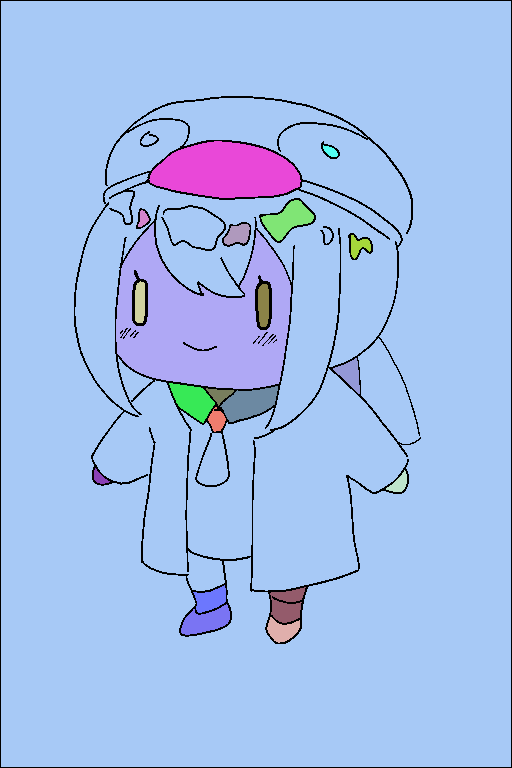
#> input picture linefiller_v2/output/fills_with_lines.png, 512 x 768 px
$ python main_new_v13.py --image output/fills_with_lines.png
#> lines starting #> are read from the running program, lines starting #| are printed output that depends on the picture
### kiseki/logging.py
import os
import time
import cProfile, pstats, io
from rich.logging import RichHandler
from rich.console import Console
from rich.table import Table

import logging

log_dir = "logs"
os.makedirs(log_dir, exist_ok=True)


def setup_config():
    logging.basicConfig(
        level=logging.INFO,
        format="%(asctime)s [%(levelname)s]: %(message)s",
        datefmt="%Y-%m-%d %H:%M:%S",
        handlers=[RichHandler()],
    )


setup_config()
# Log the log_postfix value
logger = logging.getLogger("rich")
console = Console()


class ProfilerStopException(Exception):
    """Exception raised when profiler reaches a stop point"""
    pass

class Profiler:
    def __init__(self, name, sort_stats="cumtime", limit=50, stop=False):
        self.name = name
        self.profiler = cProfile.Profile()
        self.limit = limit
        self.sort_stats = sort_stats
        self.stop = stop

    def __enter__(self):
        self.start_time = time.time()
        self.profiler.enable()
        return self

    def __exit__(self, exc_type, exc_val, exc_tb):
        self.profiler.disable()
        self.end_time = time.time()
        duration = self.end_time - self.start_time

        # Capture stats output as text
        s = io.StringIO()
        stats = pstats.Stats(self.profiler, stream=s).sort_stats(self.sort_stats)
        stats.print_stats(self.limit)
        profile_text = s.getvalue()

        # Parse and render with rich table
        self.render_stats_table(profile_text)

        logger.info(f"{self.name} took {duration:.4f} seconds\n")
        if self.stop:
            raise ProfilerStopException(f"Profiler stopped at checkpoint: {self.name}")

    def render_stats_table(self, profile_text):
        table = Table(title=f"Profile: {self.name}", show_lines=True)
        table.add_column("ncalls", style="cyan", justify="right")
        table.add_column("tottime", style="magenta", justify="right")
        table.add_column("percall", style="magenta", justify="right")
        table.add_column("cumtime", style="green", justify="right")
        table.add_column("percall", style="green", justify="right")
        table.add_column("filename:lineno(function)", style="yellow")

        for line in profile_text.splitlines():
            if line.strip().startswith("ncalls") or line.strip().startswith("Ordered"):
                continue
            if len(line.strip()) < 40:
                continue
            parts = line.strip().split(None, 5)
            if len(parts) == 6:
                table.add_row(*parts)

        console.print(table)

### linefiller_v2/linefiller/thinning.py
import numpy as np
from numba import njit
import cv2
from kiseki.logging import logger

def thinning(fillmap:np.ndarray, max_iter:int=100):
    """Fill area of line with surrounding fill color.

    # Arguments
        fillmap: an image.
        max_iter: max iteration number.

    # Returns
        an image.
    """
    # logger.info("Thinning...")

    line_id = 0
    h, w = fillmap.shape[:2]
    result = fillmap.copy()

    for iterNum in range(max_iter):
        # Get points of line. if there is not point, stop.
        line_points = np.where(result == line_id)
        if not len(line_points[0]) > 0:
            break

        # Get points between lines and fills.
        line_mask = np.full((h, w), 255, np.uint8)
        line_mask[line_points] = 0
        line_border_mask = cv2.morphologyEx(line_mask, cv2.MORPH_DILATE,
                                            cv2.getStructuringElement(cv2.MORPH_CROSS, (3, 3)), anchor=(-1, -1),
                                            iterations=1) - line_mask
        line_border_points = np.where(line_border_mask == 255)

        result_tmp = result.copy()
        # Iterate over points, fill each point with nearest fill's id.
        for i, _ in enumerate(line_border_points[0]):
            x, y = line_border_points[1][i], line_border_points[0][i]

            if x - 1 > 0 and result[y][x - 1] != line_id:
                result_tmp[y][x] = result[y][x - 1]
                continue

            if x - 1 > 0 and y - 1 > 0 and result[y - 1][x - 1] != line_id:
                result_tmp[y][x] = result[y - 1][x - 1]
                continue

            if y - 1 > 0 and result[y - 1][x] != line_id:
                result_tmp[y][x] = result[y - 1][x]
                continue

            if y - 1 > 0 and x + 1 < w and result[y - 1][x + 1] != line_id:
                result_tmp[y][x] = result[y - 1][x + 1]
                continue

            if x + 1 < w and result[y][x + 1] != line_id:
                result_tmp[y][x] = result[y][x + 1]
                continue

            if x + 1 < w and y + 1 < h and result[y + 1][x + 1] != line_id:
                result_tmp[y][x] = result[y + 1][x + 1]
                continue

            if y + 1 < h and result[y + 1][x] != line_id:
                result_tmp[y][x] = result[y + 1][x]
                continue

            if y + 1 < h and x - 1 > 0 and result[y + 1][x - 1] != line_id:
                result_tmp[y][x] = result[y + 1][x - 1]
                continue

        result = result_tmp.copy()

    return result

### linefiller_v2/main_new_v13.py
import cv2
import numpy as np
import time
import argparse
from pathlib import Path
from collections import defaultdict
from linefiller.thinning import thinning
from numba import njit
from kiseki.logging import logger, Profiler


@njit(nogil=True, fastmath=True)
def fast_modal_thinning(fillmap: np.ndarray, max_iter: int = 15):
    """Fills line art pixels by finding the MODE of its valid neighbors for a sharp, non-biased fill."""
    h, w = fillmap.shape
    result = fillmap.copy()
    neighbors = np.zeros(8, dtype=result.dtype)
    for _ in range(max_iter):
        changed_in_pass = False
        line_points_y, line_points_x = np.where(result == 0)
        if line_points_y.shape[0] == 0:
            break
        for i in range(line_points_y.shape[0]):
            y, x = line_points_y[i], line_points_x[i]
            n_count = 0
            if y > 0 and result[y - 1, x] != 0:
                neighbors[n_count] = result[y - 1, x]
                n_count += 1
            if y < h - 1 and result[y + 1, x] != 0:
                neighbors[n_count] = result[y + 1, x]
                n_count += 1
            if x > 0 and result[y, x - 1] != 0:
                neighbors[n_count] = result[y, x - 1]
                n_count += 1
            if x < w - 1 and result[y, x + 1] != 0:
                neighbors[n_count] = result[y, x + 1]
                n_count += 1
            if y > 0 and x > 0 and result[y - 1, x - 1] != 0:
                neighbors[n_count] = result[y - 1, x - 1]
                n_count += 1
            if y > 0 and x < w - 1 and result[y - 1, x + 1] != 0:
                neighbors[n_count] = result[y - 1, x + 1]
                n_count += 1
            if y < h - 1 and x > 0 and result[y + 1, x - 1] != 0:
                neighbors[n_count] = result[y + 1, x - 1]
                n_count += 1
            if y < h - 1 and x < w - 1 and result[y + 1, x + 1] != 0:
                neighbors[n_count] = result[y + 1, x + 1]
                n_count += 1
            if n_count > 0:
                max_freq, mode = 0, -1
                for k in range(n_count):
                    freq = 1
                    for l in range(k + 1, n_count):
                        if neighbors[k] == neighbors[l]:
                            freq += 1
                    if freq > max_freq:
                        max_freq, mode = freq, neighbors[k]
                if mode != -1 and result[y, x] != mode:
                    result[y, x] = mode
                    changed_in_pass = True
        if not changed_in_pass:
            break
    return result


class ColorizationPipeline:
    def __init__(self, min_merge_area=500, noise_threshold=20):
        self.min_merge_area = min_merge_area
        self.noise_threshold = noise_threshold

    def create_authoritative_line_mask(self, img_path: str):
        print("[INFO] Creating authoritative line mask...")
        img = cv2.imread(str(img_path), cv2.IMREAD_UNCHANGED)
        if img is None:
            raise FileNotFoundError(f"Image not found at {img_path}")
        self.original_bgr = (
            img[:, :, :3]
            if img.shape[2] >= 3
            else cv2.cvtColor(img, cv2.COLOR_GRAY2BGR)
        )
        if img.shape[2] == 4:
            source_channel = img[:, :, 3]
            _, binary_img = cv2.threshold(source_channel, 1, 255, cv2.THRESH_BINARY)
        else:
            source_channel = cv2.cvtColor(img, cv2.COLOR_BGR2GRAY)
            _, binary_img = cv2.threshold(
                source_channel, 250, 255, cv2.THRESH_BINARY_INV
            )
        kernel = np.ones((3, 3), np.uint8)
        closed = cv2.morphologyEx(binary_img, cv2.MORPH_CLOSE, kernel, iterations=1)
        self.authoritative_line_mask = cv2.dilate(closed, kernel, iterations=1) == 255
        self.original_binary = np.where(self.authoritative_line_mask, 0, 255).astype(
            np.uint8
        )
        return self.original_binary

    # --- UPGRADE: Guaranteed Marker Generation ---
    def watershed_segmentation(self, line_art_binary: np.ndarray):
        print("[INFO] Performing Watershed with Guaranteed Markers...")

        # 1. Find ALL potential regions first to guarantee no region is lost.
        num_components, all_components, stats, centroids = (
            cv2.connectedComponentsWithStats(line_art_binary)
        )

        # 2. Create the marker map from these components.
        # We add 1 because watershed uses 0 as a boundary.
        markers = all_components.astype(np.int32) + 1

        # 3. Mark the line art area as the 'unknown' region for watershed to solve.
        markers[self.authoritative_line_mask] = 0

        # 4. Run the watershed.
        markers = cv2.watershed(self.original_bgr, markers)
        markers[markers == -1] = 0  # Final boundaries become lines
        return markers

    def build_region_adjacency_graph(self, labels_map: np.ndarray):
        """Builds a graph using a generous 3x3 neighborhood search to ensure all adjacencies are found."""
        print("[INFO] Building topologically-generous Region Adjacency Graph...")
        # This function is JIT-compiled for extreme performance
        return build_graph_numba(labels_map)

    def merge_regions_iteratively(self, labels_map: np.ndarray, graph: dict):
        # This function is now fed a perfect graph.
        print(
            f"[INFO] Iteratively merging regions smaller than {self.min_merge_area} pixels..."
        )
        unique_labels, counts = np.unique(labels_map, return_counts=True)
        areas = {
            label: count for label, count in zip(unique_labels, counts) if label > 0
        }
        parent = {label: label for label in areas}
        if not parent:
            return labels_map
        pass_num = 0
        while True:
            pass_num += 1
            merges_made_this_pass = 0
            sorted_labels = sorted(
                [l for l in parent if parent[l] == l], key=lambda l: areas.get(l, 0)
            )
            for label_id in sorted_labels:
                if areas.get(label_id, 0) < self.min_merge_area:
                    best_neighbor, max_border = -1, -1
                    for edge, border_length in graph.items():
                        if label_id in edge:
                            neighbor_id = edge[0] if edge[1] == label_id else edge[1]
                            if neighbor_id not in parent:
                                continue
                            root_neighbor = parent[neighbor_id]
                            while parent[root_neighbor] != root_neighbor:
                                root_neighbor = parent[root_neighbor]
                            if label_id != root_neighbor and border_length > max_border:
                                max_border, best_neighbor = border_length, root_neighbor
                    if best_neighbor != -1:
                        current_area = areas.get(label_id, 0)
                        neighbor_area = areas.get(best_neighbor, 0)
                        if current_area < neighbor_area:
                            parent[label_id] = best_neighbor
                            areas[best_neighbor] = neighbor_area + current_area
                        else:
                            parent[best_neighbor] = label_id
                            areas[label_id] = neighbor_area + current_area
                        areas.pop(label_id, None)
                        merges_made_this_pass += 1
            if merges_made_this_pass == 0:
                print(f"[INFO] Merge process converged after {pass_num} passes.")
                break

        remap_arr = np.zeros(labels_map.max() + 1, dtype=np.int32)
        for label_id in parent:
            root = parent[label_id]
            while parent[root] != root:
                root = parent[root]
            remap_arr[label_id] = root
        return remap_arr[labels_map]

    # --- UPGRADE: Final, absolute denoising pass ---
    def despeckle(self, labels_map: np.ndarray) -> np.ndarray:
        """Removes any remaining small noise artifacts after all merging is complete."""
        print(
            f"[INFO] Despeckle: Removing noise regions smaller than {self.noise_threshold} pixels..."
        )
        output_map = labels_map.copy()
        unique_labels, counts = np.unique(output_map, return_counts=True)
        for label, count in zip(unique_labels, counts):
            if label > 0 and count < self.noise_threshold:
                output_map[output_map == label] = 0  # Erase noise to line art color
        return output_map

    def process(self, img_path: str) -> np.ndarray:
        start_time = time.time()
        binary_art = self.create_authoritative_line_mask(img_path)
        resolved_map = self.watershed_segmentation(binary_art)
        region_graph = self.build_region_adjacency_graph(resolved_map)
        merged_map = self.merge_regions_iteratively(resolved_map, region_graph)
        despeckled_map = self.despeckle(merged_map)
        final_map = despeckled_map.copy()
        final_map[self.authoritative_line_mask] = 0
        end_time = time.time()
        print(f"[INFO] Total processing time: {end_time - start_time:.4f} seconds.")
        return final_map


@njit(nogil=True, fastmath=True)
def build_graph_numba(labels_map: np.ndarray):
    """Numba-accelerated function to build the RAG with explicit, compiler-friendly logic."""
    graph_counts = {}  # Standard dict is fine if we are explicit below
    h, w = labels_map.shape
    for y in range(1, h - 1):
        for x in range(1, w - 1):
            p_center = labels_map[y, x]
            if p_center == 0:
                continue

            # Check 3x3 window around the center pixel
            for dy in range(-1, 2):
                for dx in range(-1, 2):
                    if dx == 0 and dy == 0:
                        continue

                    p_neighbor = labels_map[y + dy, x + dx]

                    # Add an edge if we find a different, valid region
                    if p_neighbor != 0 and p_center != p_neighbor:
                        edge = (
                            (p_center, p_neighbor)
                            if p_center < p_neighbor
                            else (p_neighbor, p_center)
                        )

                        # --- FIX IS HERE ---
                        # Replace the ambiguous .get() with an explicit if/else block.
                        if edge in graph_counts:
                            graph_counts[edge] += 1
                        else:
                            graph_counts[edge] = 1

    return graph_counts


def show_fill_map(fillmap: np.ndarray, lines_are_black=True):
    # This render function now supports not having black lines
    max_label = np.max(fillmap)
    if max_label == 0:
        return np.zeros((*fillmap.shape, 3), dtype=np.uint8)
    np.random.seed(0)
    colors = np.random.randint(50, 255, (int(max_label) + 1, 3), dtype=np.uint8)
    if lines_are_black:
        colors[0] = [0, 0, 0]
    return colors[fillmap.astype(int)]


def saveAll(fillmap: np.ndarray, PATH: Path):
    logger.info("[INFO] Saving output images...")
    # Save the primary data map render (with lines)
    cv2.imwrite(
        str(PATH / "fills_with_lines.png"), show_fill_map(fillmap, lines_are_black=True)
    )
    # Create and save the "smooth" version using high-quality in-painting
    smoothed_image = show_fill_map(fast_modal_thinning(fillmap))
    cv2.imwrite(str(PATH / "fills_fast_thinned.png"), smoothed_image)

    thinned_image = show_fill_map(thinning(fillmap))
    cv2.imwrite(str(PATH / "fills_thinned.png"), thinned_image)
    logger.info(f"[INFO] Images saved in {PATH}")


def main():
    parser = argparse.ArgumentParser(description="Precision Line Art Colorization")
    parser.add_argument(
        "-i", "--image", type=str, required=True, help="Path to input line art image."
    )
    parser.add_argument(
        "-o", "--output", type=str, default="output", help="Output directory."
    )
    parser.add_argument(
        "--merge_area",
        type=int,
        default=500,
        help="Max area for a region to be 'small' and merged.",
    )
    parser.add_argument(
        "--noise",
        type=int,
        default=25,
        help="Pixel area to consider as noise to be removed.",
    )

    args = parser.parse_args()
    output_path = Path(args.output)
    output_path.mkdir(parents=True, exist_ok=True)

    with Profiler("Trappedball Filling"):
        pipeline = ColorizationPipeline(
            min_merge_area=args.merge_area, noise_threshold=args.noise
        )
        fillmap = pipeline.process(img_path=args.image)
#> in create_authoritative_line_mask, img is the input picture: shape (768, 512, 3); mean B, G, R 234.4, 189.2, 161.6
#> in create_authoritative_line_mask, `source_channel = cv2.cvtColor(img, cv2.COLOR_BGR2GRAY)`:
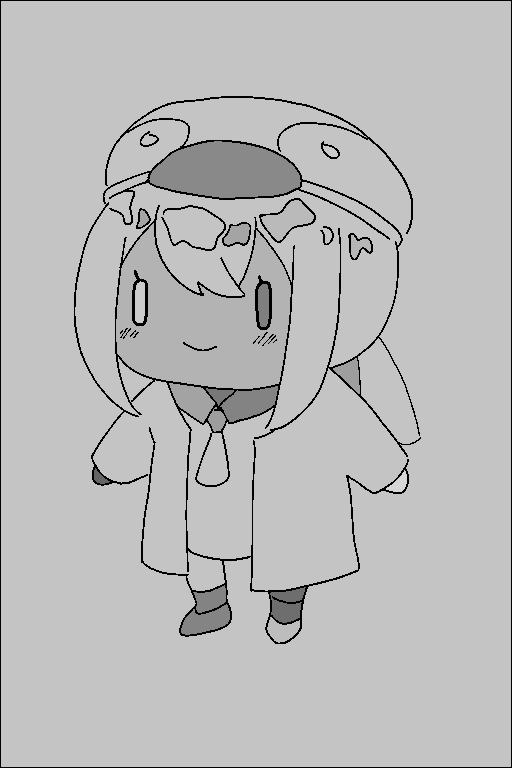
#> source_channel: shape (768, 512); min 0, max 214, mean 186.2
#> in create_authoritative_line_mask, `_, binary_img = cv2.threshold( source_channel, 250, 255, cv2.THRESH_BI..`: binary_img: shape (768, 512); every value is 255
#> in create_authoritative_line_mask, `self.authoritative_line_mask = cv2.dilate(closed, kernel, iterations=1..`: self.authoritative_line_mask: shape (768, 512) bool; every value is 1
#> in create_authoritative_line_mask, `self.original_binary = np.where(self.authoritative_line_mask, 0, 255)...`: self.original_binary: shape (768, 512); every value is 0
#> in watershed_segmentation, `num_components, all_components, stats, centroids = ( cv2.connectedComp..`: all_components: shape (768, 512) int32; every value is 0
#> in watershed_segmentation, `num_components, all_components, stats, centroids = ( cv2.connectedComp..`: num_components = 1; stats = [[0, 0, 512, 768, 393216]]; centroids = [[255.5, 383.5]]
#> in watershed_segmentation, `markers = all_components.astype(np.int32) + 1`: markers: shape (768, 512) int32; every value is 1
#> in watershed_segmentation, `markers = cv2.watershed(self.original_bgr, markers)`:
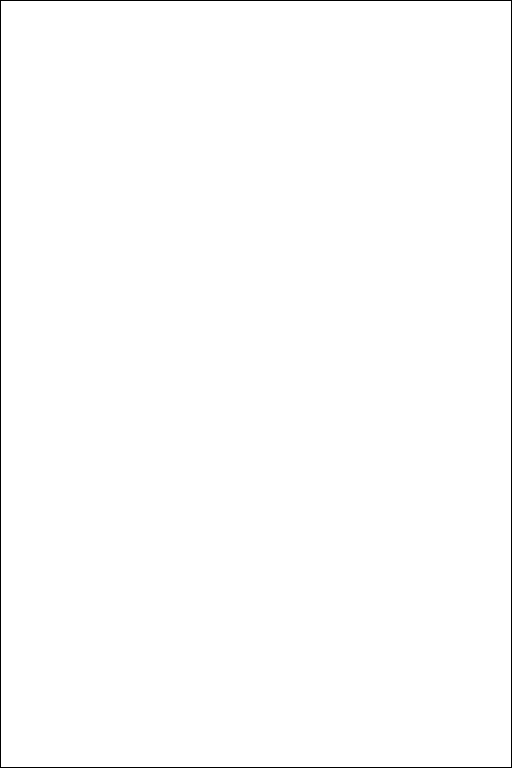
#> markers: shape (768, 512) int32; values -1 (black) and 0 (white), 99.3% white; black in thin lines or dots
#> in process, `region_graph = self.build_region_adjacency_graph(resolved_map)`: region_graph = 0 items
#> in merge_regions_iteratively, `unique_labels, counts = np.unique(labels_map, return_counts=True)`: unique_labels = [0]; counts = [393216]
#> in merge_regions_iteratively, `areas = { label: count for label, count in zip(unique_labels, counts) ..`: areas = 0 items
#> in despeckle, `unique_labels, counts = np.unique(output_map, return_counts=True)`: unique_labels = [0]; counts = [393216]
#> the loop in despeckle, `for label, count in zip(unique_labels, counts):` made 1 pass
#> (label, count) on pass 1: (0, 393216)
    saveAll(fillmap, output_path)
#> in show_fill_map, `max_label = np.max(fillmap)`: max_label = 0
    logger.info("[SUCCESS] Processing complete.")
#> (this line was passed over: rich is not available in this run)


if __name__ == "__main__":
    main()
